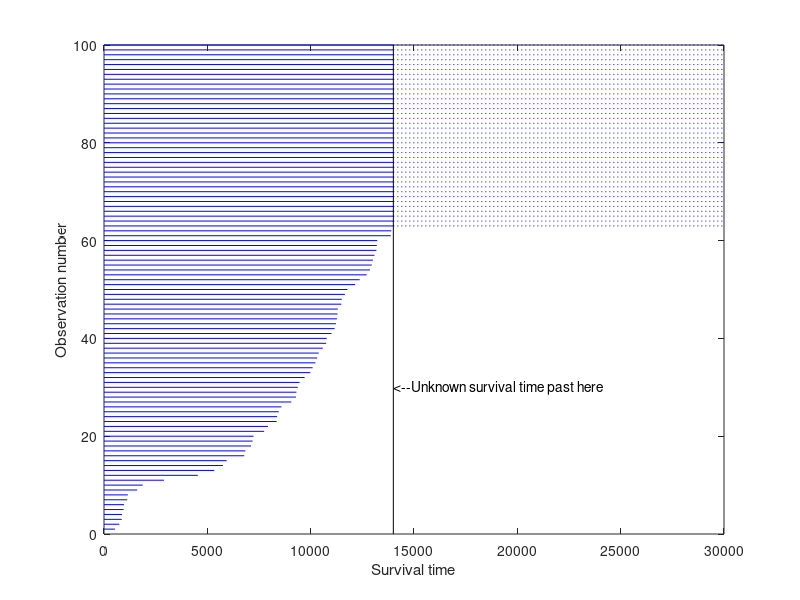
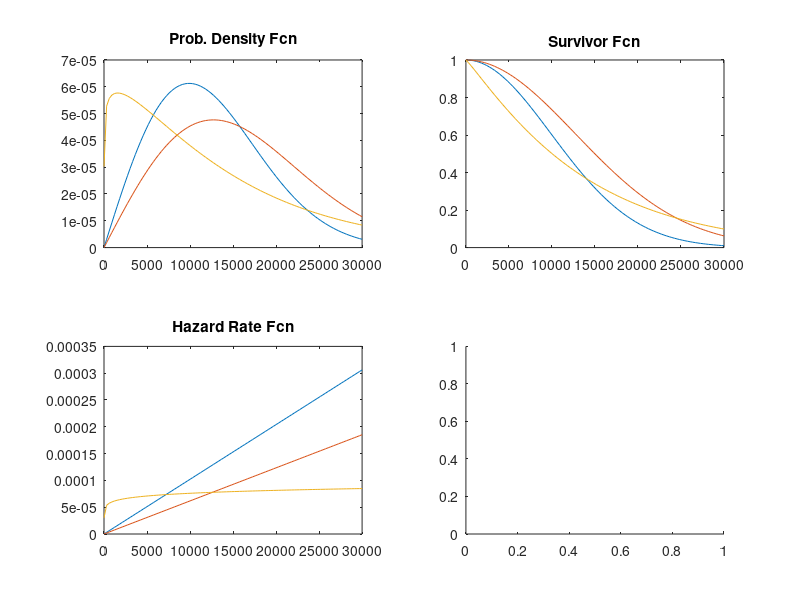

Write MATLAB code to recreate these figures, in order. (Note: this script raises an error after producing the figures.)
% survival analysis example

clear all
close all

% Some features of lifetime data distinguish them other types of data.
% First, the lifetimes are always positive values, usually representing
% time. Second, some lifetimes may not be observed exactly, so that they
% are known only to be larger than some value. Third, the distributions and
% analysis techniques that are commonly used are fairly specific to
% lifetime data
% 
% Let's simulate the results of testing 100 throttles until failure. We'll
% generate data that might be observed if most throttles had a fairly long
% lifetime, but a small percentage tended to fail very early.

% In this example, assume that we are testing the throttles under stressful
% conditions, so that each hour of testing is equivalent to 100 hours of
% actual use in the field. For pragmatic reasons, it's often the case that
% reliability tests are stopped after a fixed amount of time. For this
% example, we will use 140 hours, equivalent to a total of 14,000 hours of
% real service. Some items fail during the test, while others survive the
% entire 140 hours. In a real test, the times for the latter would be
% recorded as 14,000, and we mimic this in the simulated data. It is also
% common practice to sort the failure times.

rng(2,'twister');
lifetime = [wblrnd(15000,3,90,1); wblrnd(1500,3,10,1)];

T = 14000; % longest observation time
obstime = sort(min(T, lifetime));

% We know that any throttles that survive the test will fail eventually,
% but the test is not long enough to observe their actual time to failure.
% Their lifetimes are only known to be greater than 14,000 hours. These
% values are said to be censored. This plot shows that about 40% of our
% data are censored at 14,000.

failed = obstime(obstime<T); nfailed = length(failed);
survived = obstime(obstime==T); nsurvived = length(survived);
censored = (obstime >= T); % 1 for censored (no failure observed); otherwise 0

% fig 1
fig1=figure;
plot([zeros(size(obstime)),obstime]', repmat(1:length(obstime),2,1), ...
     'Color','b','LineStyle','-')
line([T;3e4], repmat(nfailed+(1:nsurvived), 2, 1), 'Color','b','LineStyle',':');
line([T;T], [0;nfailed+nsurvived],'Color','k','LineStyle','-')
text(T,30,'<--Unknown survival time past here')
xlabel('Survival time'); ylabel('Observation number')


% Ways of Looking at Distributions

% Before we examine the distribution of the data, let's consider different
% ways of looking at a probability distribution.

% A probability density function (PDF) indicates the relative probability
% of failure at different times. 

% A survivor function gives the probability of survival as a function of
% time, and is simply one minus the cumulative distribution function
% (1-CDF).

% The hazard rate gives the instantaneous probability of failure given
% survival to a given time. It is the PDF divided by the survivor function.

% In this example the hazard rates turn out to be increasing, meaning the
% items are more susceptible to failure as time passes (aging). A
% probability plot is a re-scaled CDF, and is used to compare data to a
% fitted distribution. 

% Here are examples of those four plot types, using the Weibull
% distribution to illustrate. The Weibull is a common distribution for
% modeling lifetime data.

% fig 2
fig2=figure;
x = linspace(1,30000);
subplot(2,2,1);
plot(x,wblpdf(x,14000,2),x,wblpdf(x,18000,2),x,wblpdf(x,14000,1.1))
title('Prob. Density Fcn')
subplot(2,2,2);
plot(x,1-wblcdf(x,14000,2),x,1-wblcdf(x,18000,2),x,1-wblcdf(x,14000,1.1))
title('Survivor Fcn')
subplot(2,2,3);
wblhaz = @(x,a,b) (wblpdf(x,a,b) ./ (1-wblcdf(x,a,b)));
plot(x,wblhaz(x,14000,2),x,wblhaz(x,18000,2),x,wblhaz(x,14000,1.1))
title('Hazard Rate Fcn')
subplot(2,2,4);
probplot('weibull',wblrnd(14000,2,40,1))
title('Probability Plot')


% Fitting a Weibull Distribution 

% The Weibull distribution is a generalization of the exponential
% distribution. If lifetimes follow an exponential distribution, then they
% have a constant hazard rate. This means that they do not age, in the
% sense that the probability of observing a failure in an interval, given
% survival to the start of that interval, doesn't depend on where the
% interval starts. A Weibull distribution has a hazard rate that may
% increase or decrease.
% 
% Other distributions used for modeling lifetime data include the
% lognormal, gamma, and Birnbaum-Saunders distributions.
% 
% We will plot the empirical cumulative distribution function of our data,
% showing the proportion failing up to each possible survival time. The
% dotted curves give 95% confidence intervals for these probabilities.

fig3=figure;
subplot(1,1,1);
[empF,x,empFlo,empFup] = ecdf(obstime,'censoring',censored);
stairs(x,empF);
hold on;
stairs(x,empFlo,':'); stairs(x,empFup,':');
hold off
xlabel('Time'); ylabel('Proportion failed'); title('Empirical CDF')


% This plot shows, for instance, that the proportion failing by time 4,000
% is about 12%, and a 95% confidence bound for the probability of failure
% by this time is from 6% to 18%. Notice that because our test only ran
% 14,000 hours, the empirical CDF only allows us to compute failure
% probabilities out to that limit. Almost half of the data were censored at
% 14,000, and so the empirical CDF only rises to about 0.53, instead of
% 1.0.

% The Weibull distribution is often a good model for equipment failure. The
% function wblfit fits the Weibull distribution to data, including data
% with censoring. After computing parameter estimates, we'll evaluate the
% CDF for the fitted Weibull model, using those estimates. Because the CDF
% values are based on estimated parameters, we'll compute confidence bounds
% for them.

paramEsts = wblfit(obstime,'censoring',censored);
[nlogl,paramCov] = wbllike(paramEsts,obstime,censored);
xx = linspace(1,2*T,500);
[wblF,wblFlo,wblFup] = wblcdf(xx,paramEsts(1),paramEsts(2),paramCov);

% We can superimpose plots of the empirical CDF and the fitted CDF, to
% judge how well the Weibull distribution models the throttle reliability
% data.


fig4=figure;
stairs(x,empF);
hold on
handles = plot(xx,wblF,'r-',xx,wblFlo,'r:',xx,wblFup,'r:');
hold off
xlabel('Time'); ylabel('Fitted failure probability'); title('Weibull Model vs. Empirical')

% 
% Notice that the Weibull model allows us to project out and compute
% failure probabilities for times beyond the end of the test. However, it
% appears the fitted curve does not match our data well. We have too many
% early failures before time 2,000 compared with what the Weibull model
% would predict, and as a result, too few for times between about 7,000 and
% about 13,000. This is not surprising -- recall that we generated data
% with just this sort of behavior.
% 
% Adding a Smooth Nonparametric Estimate

% The pre-defined functions provided with the Statistics and Machine
% Learning Toolbox? don't include any distributions that have an excess of
% early failures like this. Instead, we might want to draw a smooth,
% nonparametric curve through the empirical CDF, using the function
% ksdensity. We'll remove the confidence bands for the Weibull CDF, and add
% two curves, one with the default smoothing parameter, and one with a
% smoothing parameter 1/3 the default value. The smaller smoothing
% parameter makes the curve follow the data more closely.


fig5=figure;
stairs(x,empF);
hold on
handles = plot(xx,wblF,'r-',xx,wblFlo,'r:',xx,wblFup,'r:');
hold off
xlabel('Time'); ylabel('Fitted failure probability'); title('Weibull Model vs. Empirical')

delete(handles(2:end))
[npF,ignore,u] = ksdensity(obstime,xx,'cens',censored,'function','cdf');
line(xx,npF,'Color','g');
npF3 = ksdensity(obstime,xx,'cens',censored,'function','cdf','width',u/3);
line(xx,npF3,'Color','m');
xlim([0 1.3*T])
title('Weibull and Nonparametric Models vs. Empirical')
legend('Empirical','Fitted Weibull','Nonparametric, default','Nonparametric, 1/3 default', ...
       'location','northwest');


% The nonparametric estimate with the smaller smoothing parameter matches
% the data well. However, just as for the empirical CDF, it is not possible
% to extrapolate the nonparametric model beyond the end of the test -- the
% estimated CDF levels off above the last observation.
% 
% Let's compute the hazard rate for this nonparametric fit and plot it over
% the range of the data.

fig6=figure
hazrate = ksdensity(obstime,xx,'cens',censored,'width',u/3) ./ (1-npF3);
plot(xx,hazrate)
title('Hazard Rate for Nonparametric Model')
xlim([0 T])


% This curve has a bit of a "bathtub" shape, with a hazard rate that is
% high near 2,000, drops to lower values, then rises again. This is typical
% of the hazard rate for a component that is more susceptible to failure
% early in its life (infant mortality), and again later in its life
% (aging).

% Also notice that the hazard rate cannot be estimated above the largest
% uncensored observation for the nonparametric model, and the graph drops
% to zero.

% Alternative Models

% For the simulated data we've used for this example, we found that a
% Weibull distribution was not a suitable fit. We were able to fit the data
% well with a nonparametric fit, but that model was only useful within the
% range of the data.

% One alternative would be to use a different parametric distribution. The
% Statistics and Machine Learning Toolbox includes functions for other
% common lifetime distributions such as the lognormal, gamma, and
% Birnbaum-Saunders, as well as many other distributions that are not
% commonly used in lifetime models. You can also define and fit custom
% parametric models to lifetime data, as described in the Fitting Custom
% Univariate Distributions, Part 2 example.

% Another alternative would be to use a mixture of two parametric
% distributions -- one representing early failure and the other
% representing the rest of the distribution. Fitting mixtures of
% distributions is described in the Fitting Custom Univariate Distributions
% example.

